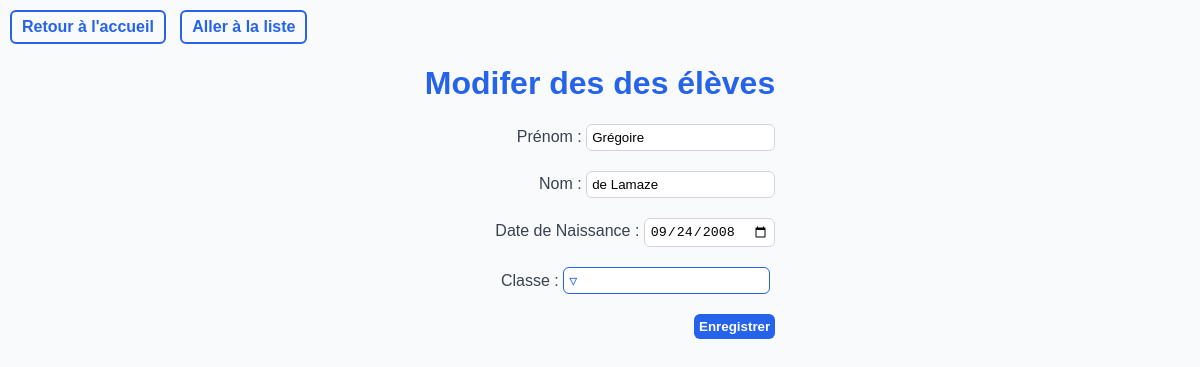
Page /eleve/update?id=2 on the earlier database version.
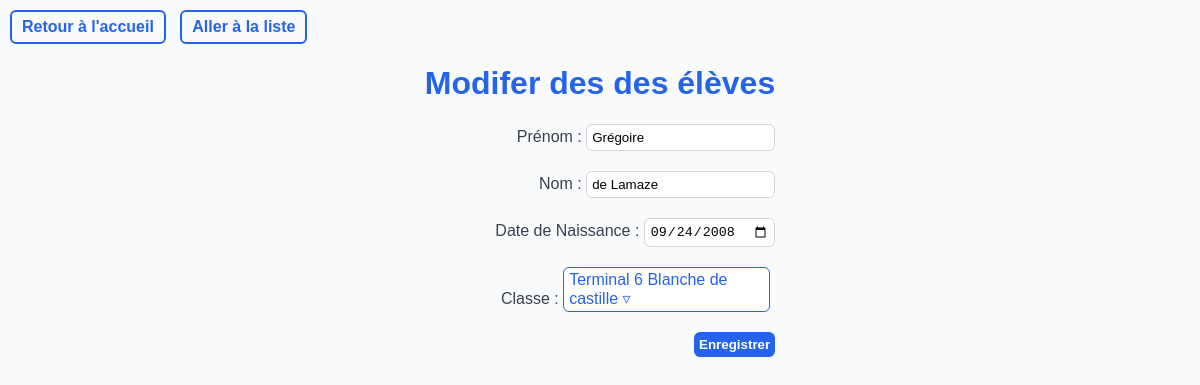
Same page on the later database version.
### tables this page shows
CREATE TABLE Eleve (
    Id INTEGER PRIMARY KEY AUTOINCREMENT,
    Prenom TEXT NOT NULL,
    Nom TEXT NOT NULL,
    Date_de_Naissance DATE NOT NULL,
    Id_Classe INTEGER,
    FOREIGN KEY (Id_Classe)
        REFERENCES Classe(Id)
        ON DELETE CASCADE
        ON UPDATE CASCADE
    );

CREATE TABLE Classe (
    Id INTEGER PRIMARY KEY AUTOINCREMENT,
    Nom TEXT NOT NULL,
    Nom_Lycee TEXT NOT NULL,
    Id_Professeur INTEGER NOT NULL, 
    FOREIGN KEY (Id_Professeur)
        REFERENCES Professeur(Id)
        ON DELETE CASCADE
        ON UPDATE CASCADE
    );

### Backend.py (the view, shortened to what this page needs)
@app.route('/eleve/update', methods=["POST","GET"])
def update_eleve():
    id = request.args.get('id')
    if id is None:
        return "Aucun ID fourni", 400
    return render_template('update.html', valeurs=execute_sql("SELECT * FROM Eleve WHERE id = ?", (str(id),))[0], dropdown_values={"Classe": execute_sql("SELECT * FROM Classe")}, colonnes=colonnes_eleve, infos={"element": "des élèves","URL_liste": "/eleve/liste"})

### Backend.py (called while the page is built)
def execute_sql(commande, argument=()):
    conn = sqlite3.connect(DB_NAME)
    c = conn.cursor()
    c.execute(commande, argument)
    valeurs = c.fetchall()
    conn.commit()
    conn.close()
    return valeurs

### templates/update.html (shortened to what this page needs)
<!DOCTYPE html>
<html lang="fr">
<head>
    <link rel="stylesheet" href="../static/styles.css">
</head>
<body>
    <a class="back_button" href="/">Retour à l'accueil</a>
    <a class="back_button" href="{{ infos['URL_liste'] }}">Aller à la liste</a>
    <div class="content-form">
    <div>
    <h1>Modifer des {{ infos["element"] }}</h1>
    <form method="POST">
        {% for c in colonnes %}
        {% if c["type"] == "dropdown" %}
        <div class="dropdown" id="dropdown_{{ c['id'] }}" style="margin-bottom: 20px;">
                <label for="dropdown_{{ c['id'] }}">{{ c["titre"] }} : </label>
                <div id="dropdown-button_{{ c['id'] }}" class="dropdown-button" onclick="toggleMenu('{{ c['id'] }}')">
                    <span id="dropdown-label_{{ c['id'] }}">{% for item in dropdown_values[c["id"]] %}{% if item[0] == valeurs[c["order"]] %}{{ item[1] }} {% if c["id"]!="Id_Matiere"%} {{ item[2] }} {%endif%}{% endif %}{% endfor %}</span> &#9663;
                </div>
            </div>
        {% else %}
        <div class="form-element">
            <label for='{{ c["id"] }}'>{{ c["titre"] }} : <input id='{{ c["id"] }}' name='{{ c["id"] }}' type='{{ c["type"] }}' value='{{valeurs[c["order"]]}}'></label>
        </div>
        {% endif %}
        {% endfor %}
        <button class="submit_button" type="submit">Enregistrer</button>
    </form>
     </div>
    </div>
</body>
</html>

Differences in the rows shown:
added Classe: Nom "Terminal 6", Nom_Lycee "Blanche de castille"
